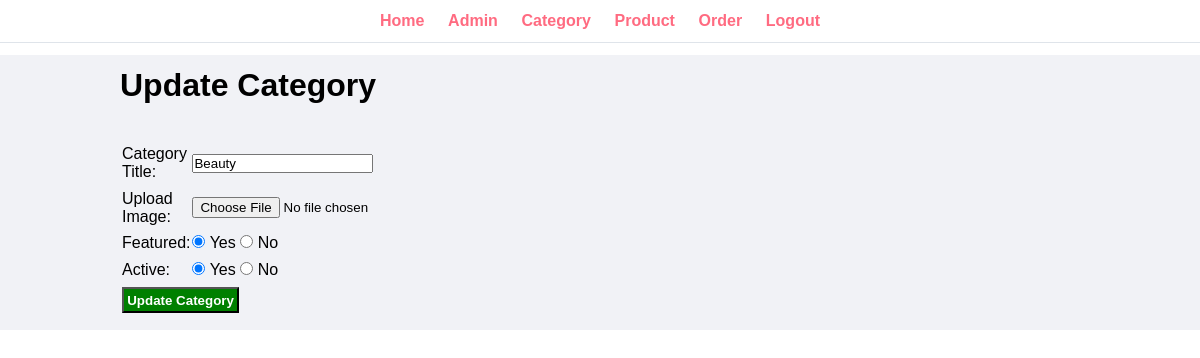
Page /admin/update-category.php?id=7 on the committed database.
### tables this page shows
CREATE TABLE `tbl_category` (
  `id` int(10) UNSIGNED NOT NULL,
  `title` varchar(100) NOT NULL,
  `image_name` varchar(255) NOT NULL,
  `featured` varchar(10) NOT NULL,
  `active` varchar(10) NOT NULL
);

### admin/update-category.php (the view, shortened to what this page needs)
<?php include('reusables/menu.php'); ?>
<div class="main-content">
    <div class="wrapper">
        <h1>Update Category</h1>
        <br><br>
        <?php
        $id = $_GET['id'];
        $sql = "SELECT * FROM tbl_category WHERE id=$id";
        $res = mysqli_query($conn, $sql);
        if ($res == TRUE) {
            $count = mysqli_num_rows($res);
            if ($count == 1) {
                $rows = mysqli_fetch_assoc($res);
                $category_title = $rows['title'];
                $featured = $rows['featured'];
                $active = $rows['active'];
            } else {
                header('location:' . SITEURL . 'admin/manage-category.php');
            }
        }
        ?>
        <form action="" method="post" enctype="multipart/form-data">
            <table class="tbl-30">
                <tr>
                    <td>Category Title:</td>
                    <td><input type="text" name="category_title" value="<?php echo $category_title ?>"></td>
                </tr>
                <tr>
                    <td>Upload Image:</td>
                    <td><input type="file" name="image"></td>
                </tr>
                <tr>
                    <td>Featured:</td>
                    <td>
                        <input type="radio" name="featured" value="Yes" <?php if ($featured == "Yes") echo "checked"; ?>> Yes
                        <input type="radio" name="featured" value="No" <?php if ($featured == "No") echo "checked"; ?>> No
                    </td>
                </tr>
                <tr>
                    <td>Active:</td>
                    <td>
                        <input type="radio" name="active" value="Yes" <?php if ($active == "Yes") echo "checked"; ?>> Yes
                        <input type="radio" name="active" value="No" <?php if ($active == "No") echo "checked"; ?>> No
                    </td>
                </tr>
                <tr>
                    <td colspan="2">
                        <input type="submit" name="submit" value="Update Category" class="btn-secondary">
                    </td>
                </tr>
            </table>
        </form>
    </div>
</div>

### admin/admin.css (style rules this page uses)
* { margin: 0; padding: 0; font-family: Arial, Helvetica, sans-serif; }
.wrapper { padding: 1%; width: 80%; margin: 0 auto; }
.main-content { margin: 1% 0; background-color: #f1f2f6; }
table tr td { padding: 1% 0; }
.btn-secondary { background-color: green; color: white; padding: 1%; text-decoration: none; font-weight: bold; }
.tbl-30 { width: 30%; }

### rows in the picture
tbl_category: category_title "Beauty", featured "☑", active "☑"
